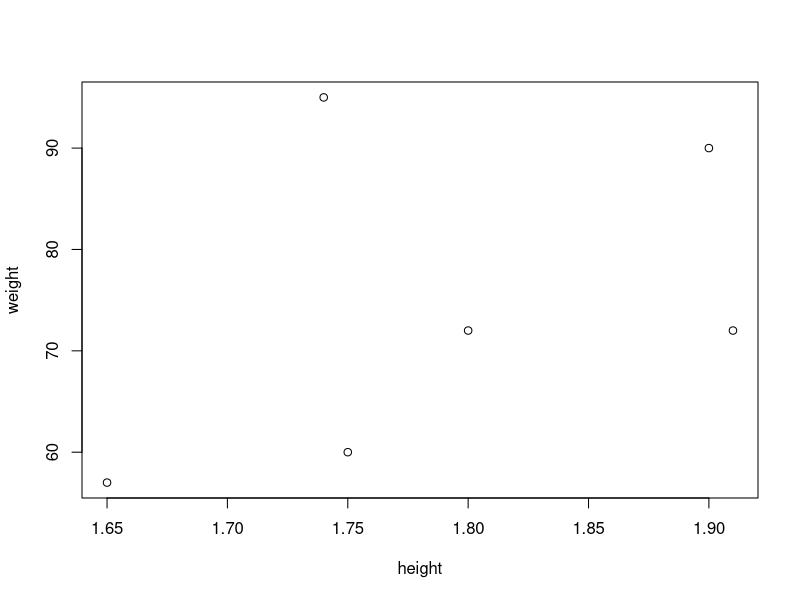

This figure's R source: (Note: this script raises an error after producing the figure.)
#chapter 1: Introduction to R
#input codes by copy and pasting

#Use R as a Calculator
3 * 2 + 4
4^2 + 1
log(2) + exp(5)

#Assigning a value to a variable
a <- 5 * pi
a = 5*pi
#r names are case sensitive, do not use reserved words

#a data vector is an array of numbers/characters that can be constructed by using
weight = c(60, 72, 57, 90, 95, 72)
weight
height = c(1.75, 1.8, 1.65, 1.9, 1.74, 1.91)
#Perform the calculation with vectors of the same/different length
bmi = weight/height^2
bmi
#during the calculation the shorter vector is recycled

#if the longer vector is not a multiple of the shorter vector, R will issue a warning exmple
a = c(1,2,3)
b = c(1,2)
a + b
#Warning message: In a + b: longer object length is not a multiple of shorter object length

#calculate the mean of the bmi:
sum(height)
length(height)
sum(height)/length(height)
#or
mean(height)

#an use user defined stats
t.test(bmi, mu = 22.5)

#has a rich collection of graphical functions
plot(height, weight)

#to learn how to use an R functions
?var
help(var)
#invoke the documentation of the var function
help('+')
#invoke the documentation of the operator
args(var)
#can provide the name of the inputs for a given function
help.search("linear models")

#find the mode and class
n1 = c(1,4,pi,10)
n1
mode(n1)
#most commonly encountered modes are numeric, character, logical
#the class describes the data sructure of an object, the concept of class is closely related to objected-oriented programming
n2 = matrix(n1, nrow = 2)
n2
mode(n2)
class(n2)
class(n1)

#another useful function that can be used to distinguish objects is the attributes function
attributes(n1)
attributes(n2)

#to change matrix to a vector, you can also use the attributes function
n3 = n2
attributes(n3)
attribute(n3) = NULL
n3
#determine the dimensions
dim(n2)
dim(n1)

#the is.xxx function tests whether or not its arguments is of a required mode or class
#the result from the is.xxx function is either TRUE or FALSE
is.numeric(n2)
is.character(n2)
is.vector(n2)
is.matrix(n2)

#as.xxx converts one type of object to another type with different mode or data structure
as.character(n1)
as.vector(n2)

#NA is used for missing elements in numeric, character, and logical vectors
#NA is not a value but a marker for a missing value
#the missing values are sometimes intended or may result from computation or data type conversion
c1 = c("A", "B", "C")
as.numeric(c1)
#will have a warning message because NAs are introduced

#the is.na function can be used to indicate which elements of a vector are missing
#the length of the result from the is.na function is the same as its arguments
n4 = c(1, NA, 3)
is.na(n4)

#to see the contents of the working directory, type: dir()
#you can change the directory bu using the setwd() function
#the workspace is the collection of R objects that are listed upon typing ls() or objects()
#if you decide to remove some of the objects from the workspace, you can use the rm function
#use rm(list=ls()) to remove everything in your current workspace

#search paths
library(MASS)
search()
searchpaths()
#the name of the objects held in any place in the search path can be displayed by giving the objects function

#the function find can be used to discover where can an object appear on teh search path
find("iris3")
find("quine")

#there is one object in the MASS package named "Traffic"
#Suppose you create an object with the same name in the workspace. Then try to find the "Traffic"
Traffice = c(1,2,3)
find("Traffic")
#Traffic appears twice on the search path
#since the newly created Traffic is in position 1, which is before the position where the MASS package was located, when you type Trafficm you will get the one in package 1
Traffic
get("Traffic", pos = 2)
conflicts()
#conflicts will find the location of path dispute

#Saving objects
#you can save the workspace to a file at any time. If you type save.image(), then the objects from the workspace will be saved in the file called .Rdata in your working direction
#you can also specify a file name, such as save.image("lect1.RData")
#if you want to save only a few selected objects, you can use the save function. For example, to save objects, you can type save(height, weight, file= "ht.RData")
#the .RData file can be loaded by default if you double click on this file. The saved file can be loaded to your current workspace by using the load function. For example, load("ht.RData")